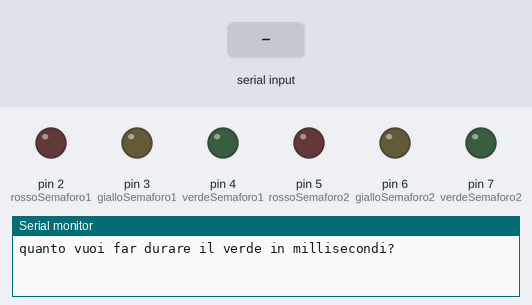
Bench run of a sketch on a simulated Arduino Uno, built with avr-gcc and run on an emulated ATmega328P. Parts: output pins drawn as LEDs (lit = HIGH), the last lines printed to the serial monitor. Dashed ring = blinking. Inputs (shaded band) come from the test bench.

Above: at 0.8 s.
0.9 s: "90,45,200\n" received over Serial
3.4 s: "30,150,10\n" received over Serial
5.9 s: "90,45\n" received over Serial
8.4 s: "30,150\n" received over Serial
At 9.45 s:
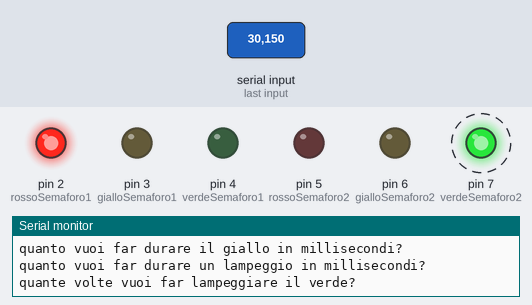
At 9.81 s:
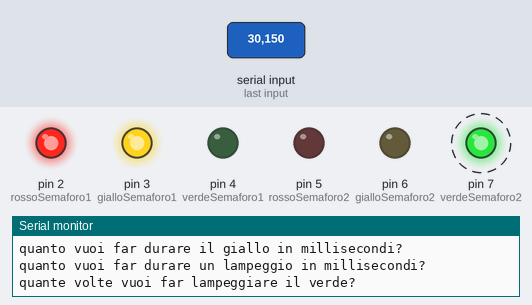
Timing chart, 0 to 16.6 s (numbered marks = the images above; inputs shaded):
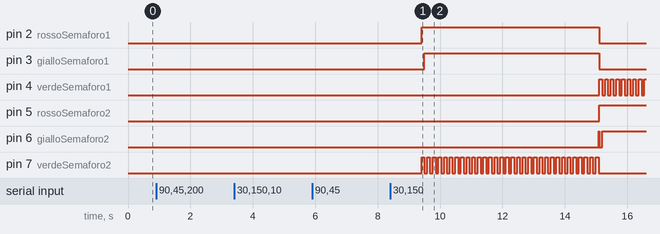

Measured:
- after the input at 8.4 s, pin 2 (rossoSemaforo1): LOW → HIGH after 1.0 s, → LOW 5.7 s later; pin 3 (gialloSemaforo1): LOW → HIGH after 1.1 s, → LOW 5.6 s later

The sketch:

ArduinoSemaforo.ino
```cpp
int rossoSemaforo1 = 2;
int gialloSemaforo1 = 3;
int verdeSemaforo1 = 4;
int rossoSemaforo2 = 5;
int gialloSemaforo2 = 6;
int verdeSemaforo2 = 7;
int tempo;
int ripetizioni;
int durataVerde;
int durataGiallo;

void setup() {

  Serial.begin(9600);
  tempoVerde();
  tempoGiallo();
  tempoLampeggio();
  conteggioLampeggi();
  pinMode(rossoSemaforo1, OUTPUT);
  pinMode(gialloSemaforo1, OUTPUT);
  pinMode(verdeSemaforo1, OUTPUT);
  pinMode(rossoSemaforo2, OUTPUT);
  pinMode(gialloSemaforo2, OUTPUT);
  pinMode(verdeSemaforo2, OUTPUT);
}

void loop() {

  // accendo il rosso ed il verde dei due semafori,
  //mentre tengo spento il giallo del primo semaforo,
  //ed il rosso ed il verde del secondo
  digitalWrite (rossoSemaforo2, LOW);
  digitalWrite (gialloSemaforo2, LOW);
  digitalWrite (gialloSemaforo1, LOW);
  digitalWrite (rossoSemaforo1, HIGH);
  digitalWrite (verdeSemaforo2, HIGH);
  delay(durataVerde);

  //accendo il giallo
  digitalWrite (gialloSemaforo1, HIGH);

  // faccio lampeggiare (tramite il metodo)
  //il verde del secondo semaforo
  lampeggio(verdeSemaforo2, tempo, ripetizioni);

  //accendo il giallo del secondo semaforo
  //usando il tempo che abbiamo indicato all'avvio del programma
  digitalWrite (gialloSemaforo2, HIGH);
  delay(durataGiallo);

  //accendo il verde del primo semaforo ed il rosso del secondo
  //mentre spengo il rosso ed il giallo del primo semaforo,
  //ed il giallo del secondo semaforo. IL verde usa il tempo
  //che abbiamo indicato all'avvio del programma
  digitalWrite (rossoSemaforo1, LOW);
  digitalWrite (gialloSemaforo1, LOW);
  digitalWrite (verdeSemaforo1, HIGH);
  digitalWrite (gialloSemaforo2, LOW);
  digitalWrite (rossoSemaforo2, HIGH);
  delay(durataVerde);

  //
  digitalWrite (gialloSemaforo2, HIGH);
  lampeggio(verdeSemaforo1, tempo, ripetizioni);
  digitalWrite (gialloSemaforo1, HIGH);
  delay(durataGiallo);

}

// durata di UN lampeggio
void tempoLampeggio(){
  Serial.println ("quanto vuoi far durare un lampeggio in millisecondi?");
  while(Serial.available() == 0) {};
  tempo = Serial.readString().toInt();
}

//numero dei lampeggi
void conteggioLampeggi(){
  Serial.println ("quante volte vuoi far lampeggiare il verde?");
  while(Serial.available() == 0) {};
  ripetizioni = Serial.readString().toInt();
}

//durata del verde
void tempoVerde(){
  Serial.println ("quanto vuoi far durare il verde in millisecondi?");
  while(Serial.available() == 0) {};
  durataVerde = Serial.readString().toInt();
}

//durata del giallo
void tempoGiallo(){
  Serial.println ("quanto vuoi far durare il giallo in millisecondi?");
  while(Serial.available() == 0) {};
  durataGiallo = Serial.readString().toInt();
}

//fa fare i lampeggi
void lampeggio(int led, int tempo, int ripetizioni) {
  for (int i = 0;i <= ripetizioni;i++)
  {
  digitalWrite (led,LOW);
  delay(tempo);
  digitalWrite (led,HIGH);
  delay(tempo);
  digitalWrite (led,LOW);
  }
}
```
